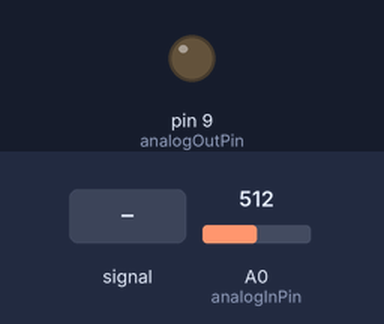
Bench run of a sketch on a simulated Arduino Uno, built with avr-gcc and run on an emulated ATmega328P. On the bench: output pins drawn as LEDs (lit = HIGH). Inputs (shaded band) come from the test bench; at power-on: A0 (analogInPin) = 512.

Above: at 0.15 s.
At 1.2 s:
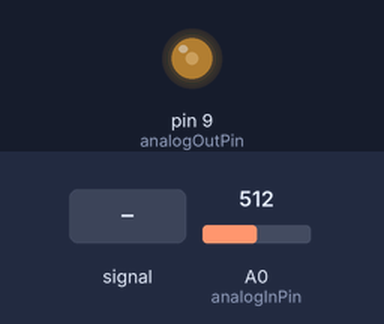
1.3 s: A0 (analogInPin) fed a 200 Hz sine of ±81 counts around its level
4.3 s: A0 (analogInPin) set to 716
Timing chart, 0 to 6.6 s (numbered marks = the images above; inputs shaded):
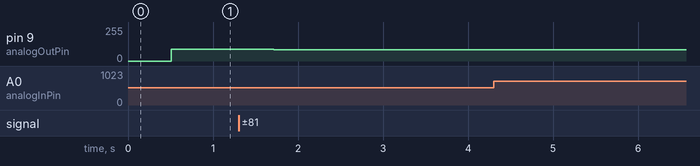

The sketch:

hr.ino
```cpp
// These constants won't change. They're used to give names to the pins used:
const int analogInPin = A0;  // Analog input pin that the potentiometer is attached to
const int analogOutPin = 9; // Analog output pin that the LED is attached to

int sensorValue = 0;        // value read from the pot
int outputValue = 0;        // value output to the PWM (analog out)

float x = -1.0;
float y = 1.0;
float z = 0.0;
float dt = 0.01;

const float a = 1.0;
const float b = 3.0;
const float c = 1.0;
const float d = 5.0;
const float r = 0.0021;
const float s = 4.0;
const float xr = -8.0/5.0;
float I = 3.0;
int i = 0;

int mapfloat(float x, float in_min, float in_max, float out_min, float out_max)
{
 return (int)((x - in_min) * (out_max - out_min) / (in_max - in_min) + out_min);
}

float tomapfloat(float x, float in_min, float in_max, float out_min, float out_max)
{
 return (x - in_min) * (out_max - out_min) / (in_max - in_min) + out_min;
}

void setup() {
  // initialize serial communications at 9600 bps:
  Serial.begin(9600);
}

void loop() {
  // read the analog in value:
  sensorValue = analogRead(analogInPin);
  // map it to the range of the analog out:
  I = tomapfloat(sensorValue, 0, 1023, 1.5, 5);


  // wait 2 milliseconds before the next loop for the analog-to-digital
  // converter to settle after the last reading:

  i++;
  float x_new, y_new, z_new, f, g, h;

  f = y - a * x*x*x + b * x*x + I - z;
  g = c - d * x*x - y;
  h = r*( s*(x-xr) - z );

  x_new = x + f * dt;
  y_new = y + g * dt;
  z_new = z + h * dt;

  x = x_new;
  y = y_new;
  z = z_new;

  outputValue = mapfloat(x, -3, 3, 0, 255);

  // change the analog out value:
  analogWrite(analogOutPin, outputValue);


    // print the results to the Serial Monitor:
  //Serial.print("sensor = ");
  //Serial.print(sensorValue);
  if (i % 10 == 0) {
    //analogWrite(analogOutPin, outputValue);
    /*Serial.println(outputValue);
    delay(1);*/
  }

}
```
